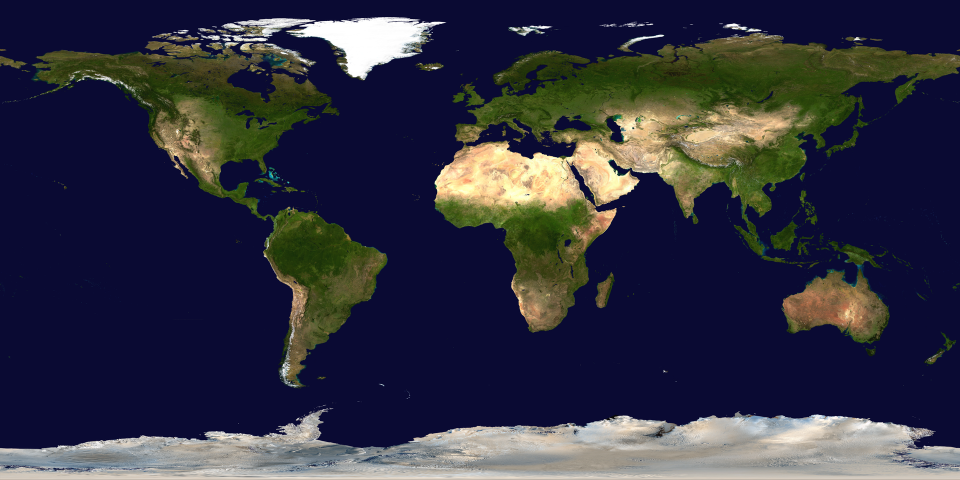
#> input picture theory/fourier/images/Blue_Marble_2002.png, 1920 x 960 px (shown at 1/2 size)
$ jupyter execute fourier_transform_2d.ipynb   (shell and % lines are left out)
#> lines starting #> are read from the running program, lines starting #| are printed output that depends on the picture
# 2차원 Fourier Transform

[cell 1]
import numpy as np
import matplotlib.pyplot as plt
from matplotlib.widgets import Slider
from PIL import Image

[cell 2]
IMAGE_PATH = "images/Blue_Marble_2002.png"
image = Image.open(IMAGE_PATH)
#> image is the input picture: PIL image 1920x960 RGB; mean R, G, B 49.3, 49.7, 65.4
image = image.resize((128,128))
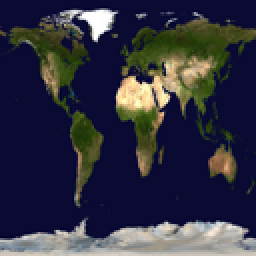
#> image: PIL image 128x128 RGB (shown 2 times larger); mean R, G, B 49.4, 49.8, 65.4
image_arr = np.array(image.convert('RGB'))
print(image_arr.shape)
#| (128, 128, 3)

[cell 3]
fig, ax_rgb = plt.subplots(1,3,figsize=(10,3))
title = ["Red channel","Green channel", "Blue channel"]
for i in range(3):
    ax_rgb[i].imshow(image_arr[...,i])
    ax_rgb[i].set_title(title[i])

plt.show()
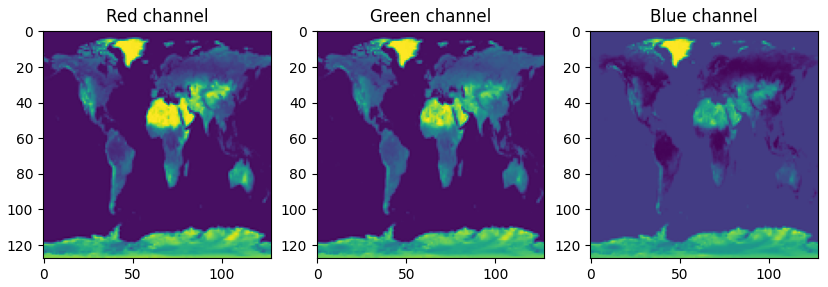
#> figure drawn by matplotlib, 3 panels

[cell 4]
R = image_arr[...,0]
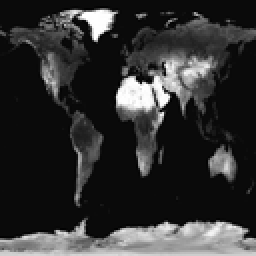
#> R: shape (128, 128) (shown 2 times larger); min 0, max 255, mean 49.4
H = R.shape[0]
#> H = 128
W = R.shape[1]
#> W = 128
print(f"H : {H}, W : {W}")
#| H : 128, W : 128

r_mid_line = R[H//2]
#> r_mid_line = 128 values, max 113 at index 77, min 7 at index 34, mean 18.81
print(r_mid_line.shape)
#| (128,)

[cell 5]
fig_r, ax_r = plt.subplots(1,1,figsize=(10,4))

x = np.arange(W)
#> x = 128 values from 0 to 127
y = r_mid_line
#> y has the same summary as r_mid_line

ax_r.plot(x,y, color='r')
plt.show()
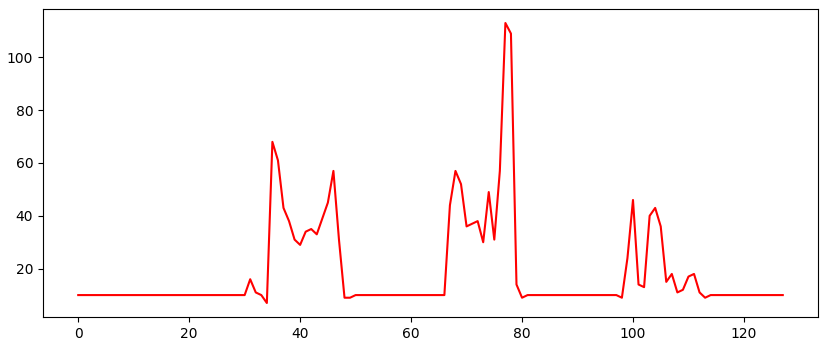
#> figure drawn by matplotlib, 1 panel; curve peaks at x = 77, y = 113

[cell 6]
def ifft(fft_x, n):

#> called with fft_x = array of shape (128,), n = 30
    filtered_x = np.zeros_like(fft_x)

    keep = [0]
    for i in range(1,n+1):
        keep.extend([i,-i])

    for i in keep:
        filtered_x[i] = fft_x[i]

    return np.fft.ifft(filtered_x)

[cell 7]
fft_x = np.fft.fft(r_mid_line)
n = 30
ifft_x = ifft(fft_x, n)

[cell 8]
fig_fft, ax_fft = plt.subplots(1,1,figsize=(10,4))

x = np.arange(W)
y = r_mid_line
ax_fft.set_xlim([0,W-1])

ax_fft.plot(x,y, color='r')
fft_graph, = ax_fft.plot(x,ifft_x.real, color='b')

axes = plt.axes([0.2, 0.01,0.6, 0.03])
n_slider = Slider(axes, label="n value",valmin=1, valmax=W-1, valinit=n)

def update(x):
    n = int(n_slider.val)
    fft_graph.set_ydata(ifft(fft_x, n).real)

    fig_fft.canvas.draw_idle()

n_slider.on_changed(update)
plt.show()
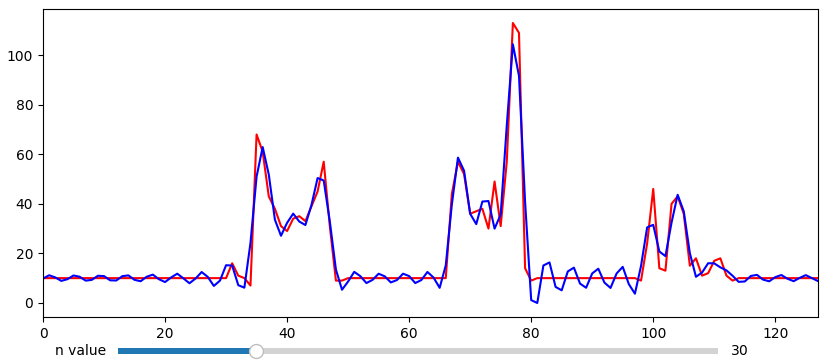
#> figure drawn by matplotlib, 2 panels; panel 1: curve peaks at x = 77, y = 113; panel 1: curve peaks at x = 77, y = 104.4
